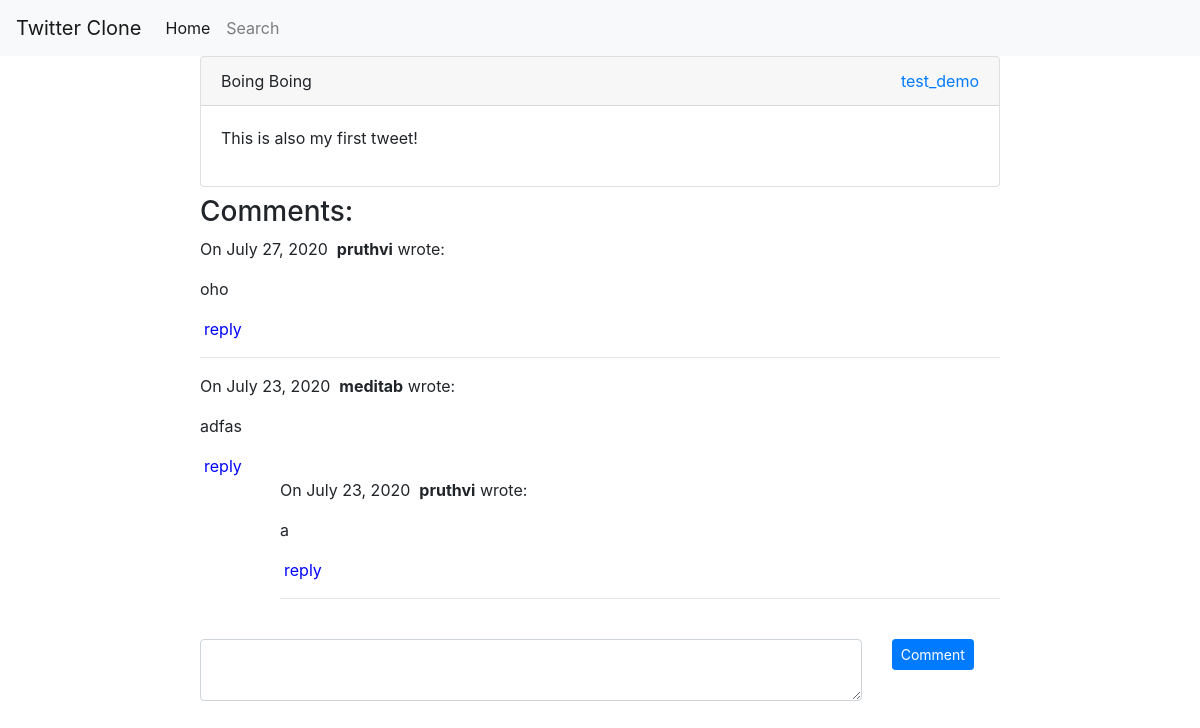
Page /post-detail/2 on the earlier database version.
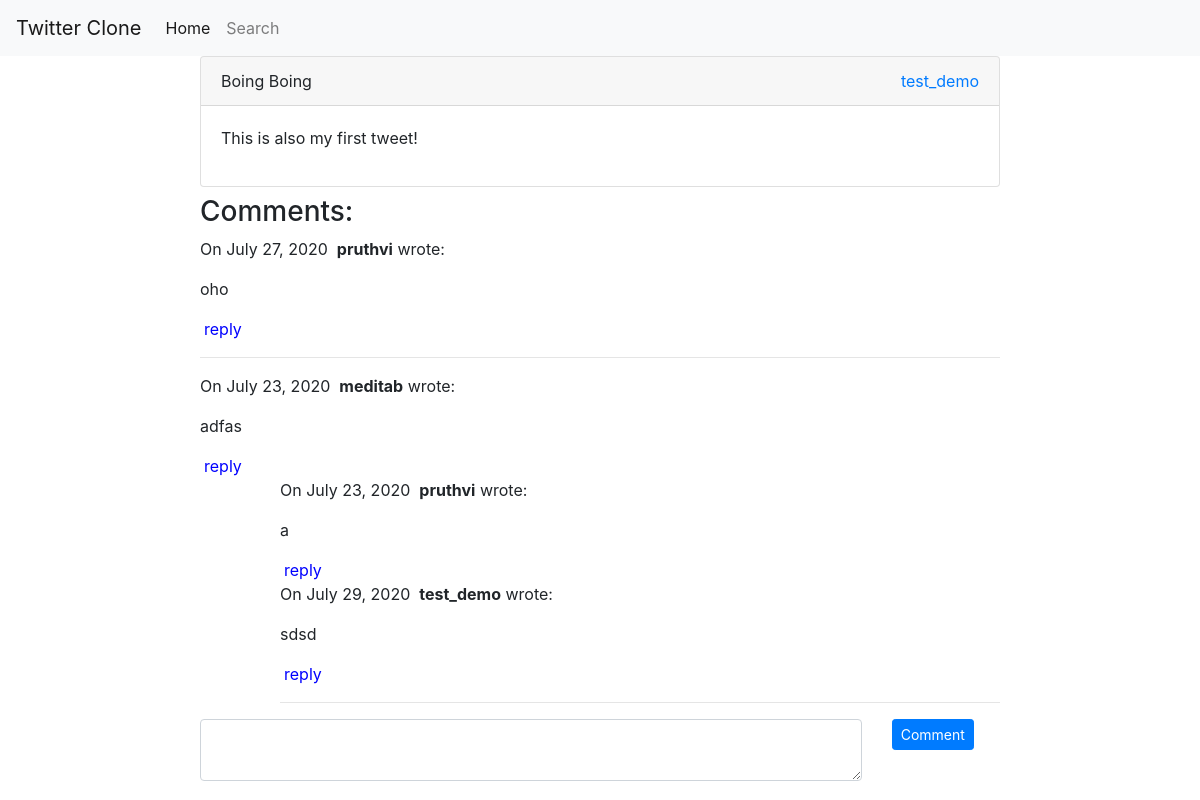
Same page on the later database version.
### twitterapp/models.py (models this page shows)
class Comments(models.Model):
    user = models.ForeignKey(User,on_delete=models.CASCADE,null=True)
    post = models.ForeignKey(Post,on_delete=models.CASCADE,null=True)
    comment = models.TextField(max_length=2000,null=True)
    parent_comment = models.ForeignKey('Comments',on_delete=models.CASCADE,null=True,blank=True)
    date_created = models.DateTimeField(auto_now_add=True)

### twitterapp/views.py (the view, shortened to what this page needs)
# urls.py: path('post-detail/<int:pk>',views.PostDetailViewCls.as_view(),name='post-detail'),
class PostDetailViewCls(FormMixin,DetailView):
    model = Post
    template_name = 'post-detail.html'
    form_class = CommentForm
    def get_context_data(self,*args,**kwargs):
        context = super(PostDetailViewCls,self).get_context_data(*args,**kwargs)
        comments = self.get_object().comments_set.filter(parent_comment__isnull=True).order_by('-date_created')
        form = CommentForm()
        context['comments'] = comments
        context['form'] = form
        return context
    def post(self,request,*args,**kwargs):
        self.object = self.get_object()
        form = self.get_form()
        if form.is_valid():
            return self.form_valid(form)
        else:
            return self.form_invalid(form)

### twitterapp/forms.py
class CommentForm(forms.ModelForm):
    class Meta:
        model = Comments
        fields = ('comment',)
        widgets = {
            'comment':forms.Textarea(attrs={'cols':7,'rows':2,'class':'form-control'})
        }

### twitterapp/templates/post-detail.html (shortened to what this page needs)
{% extends 'main.html' %}
{% block content %}
{% load crispy_forms_tags %}
<div class="row">
    <div style="width: 800px;margin: 0 auto;">
        <div class="card mb-2">
            <div class="card-header">
                {{post.title}}
                <a style="float: right;"
                    href="{% url 'visit-profile' post.author.id %}">{{post.author.user.username}}</a>
            </div>
            <div class="card-body">
                {{post.content|safe}}
            </div>
        </div>
        <div id="comments">
            <h3>Comments:</h3>
            {% for comment in comments %}
            <div class='comment-body'>
                <p>
                    On {{comment.date_created.date }}&nbsp;
                    <b>{{ comment.user.username }}</b> wrote:
                </p>
                <p>{{ comment.comment }}</p>
                {% if comment.user == request.user %}
                <span><a href="#" data-target="{{comment.id}}" class="delete" style="color:red">delete</a></span>
                {% else %}
                <span><a href="#" id="{{comment.id}}" class="reply mx-1" style="color: blue;">reply</a></span>
                {% endif %}
                <div style="padding-left:5em">
                    {% for reply in comment.comments_set.all %}
                    <div class='comment-body'>
                        <p>
                            On {{reply.date_created.date }}&nbsp;
                            <b>{{ reply.user.username }}</b> wrote:
                        </p>
                        <p>{{ reply.comment }}</p>
                        {% if reply.user == request.user %}
                        <span><a href="#" data-target="{{reply.id}}" class="delete" style="color:red">delete</a></span>
                        {% else %}
                        <span><a href="#" id="{{comment.id}}" class="reply mx-1" style="color: blue;">reply</a></span>
                        {% endif %}
                        {% endfor %}
                    </div>
                    <hr>
                </div>
            </div>
            {% endfor %}
        </div>
    </div>
    <br>
    <div style="width: 800px;margin: 0 auto;">
        <form id="form" action="" method="post">
            <div class="row">
                <div class="col-sm-10">
                    {{form.comment}}
                </div>
                <div class="col-sm-2">
                    <button type="submit" class="btn btn-sm btn-primary">Comment</button>
                </div>
            </div>
        </form>
    </div>
</div>
{% endblock %}

Differences in the rows shown:
added Comments: date_created "July 29, 2020", user.username "test_demo", comment "sdsd", shown under "July 23, 2020"
